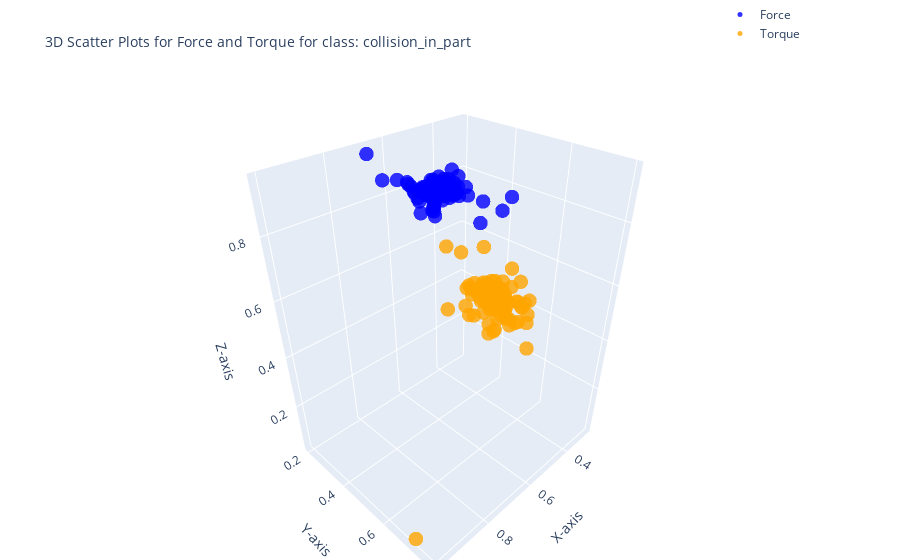

Notebook code cell kept with this figure:
### Code cell
import plotly.graph_objects as go
class_name = unique_classes[2]
df_fr_collision=class_dfs[class_name]
# 3D scatter plot for Force (Fx, Fy, Fz)
force_plot = go.Scatter3d(
    x=df_fr_collision['Fx'],
    y=df_fr_collision['Fy'],
    z=df_fr_collision['Fz'],
    mode='markers',
    marker=dict(size=5, color='blue', opacity=0.8),
    name='Force'
)

# 3D scatter plot for Torque (Tx, Ty, Tz)
torque_plot = go.Scatter3d(
    x=df_fr_collision['Tx'],
    y=df_fr_collision['Ty'],
    z=df_fr_collision['Tz'],
    mode='markers',
    marker=dict(size=5, color='orange', opacity=0.8),
    name='Torque'
)

# Create subplots
fig = go.Figure()

# Add Force plot
fig.add_trace(force_plot)
fig.add_trace(torque_plot)

# Layout settings
fig.update_layout(
    title='3D Scatter Plots for Force and Torque for class: ' + class_name,
    title_font=dict(size=14),  # Change the title font size
    scene=dict(
        xaxis_title='X-axis',
        yaxis_title='Y-axis',
        zaxis_title='Z-axis'
    ),
    legend=dict(x=0.8, y=1.2),
    margin=dict(l=0, r=0, b=0, t=40)
)

fig.show()

### Figure 1 — Plotly figure (JSON) as saved in the notebook; plotly's stock layout.template omitted (floating-point values rounded to 4 significant figures; data arrays with more than 128 entries replaced by an {"elided": "..."} marker saying what was removed)
{"data": [{"marker": {"color": "blue", "opacity": 0.8, "size": 5}, "mode": "markers", "name": "Force", "type": "scatter3d", "x": {"elided": "705 float values"}, "y": {"elided": "705 float values"}, "z": {"elided": "705 float values"}}, {"marker": {"color": "orange", "opacity": 0.8, "size": 5}, "mode": "markers", "name": "Torque", "type": "scatter3d", "x": {"elided": "705 float values"}, "y": {"elided": "705 float values"}, "z": {"elided": "705 float values"}}], "layout": {"legend": {"x": 0.8, "y": 1.2}, "margin": {"b": 0, "l": 0, "r": 0, "t": 40}, "scene": {"xaxis": {"title": {"text": "X-axis"}}, "yaxis": {"title": {"text": "Y-axis"}}, "zaxis": {"title": {"text": "Z-axis"}}}, "title": {"font": {"size": 14}, "text": "3D Scatter Plots for Force and Torque for class: collision_in_part"}}}
